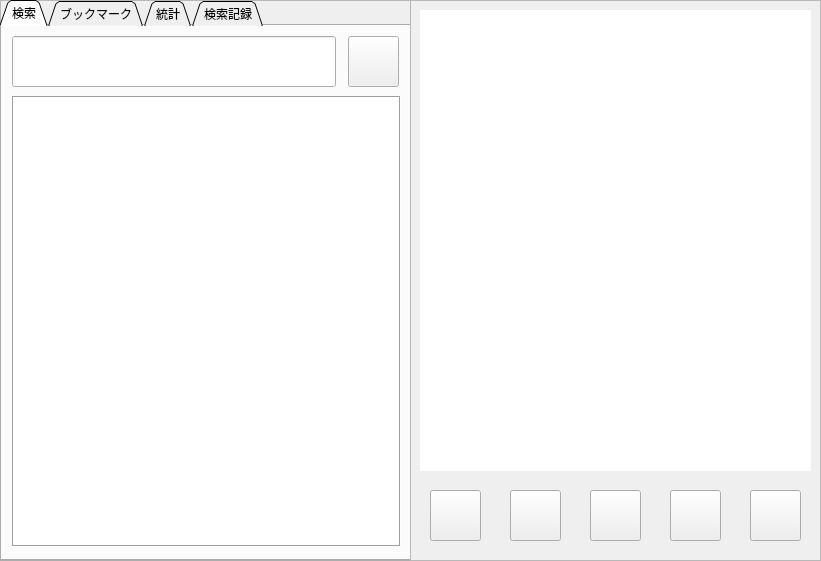
<?xml version="1.0" encoding="UTF-8"?>
<ui version="4.0">
 <class>mainQT</class>
 <widget class="QMainWindow" name="mainQT">
  <property name="geometry">
   <rect>
    <x>0</x>
    <y>0</y>
    <width>821</width>
    <height>561</height>
   </rect>
  </property>
  <property name="windowTitle">
   <string>ポリゴンの切れ</string>
  </property>
  <property name="windowIcon">
   <iconset resource="resource.qrc">
    <normaloff>:/imgs/icon.png</normaloff>:/imgs/icon.png</iconset>
  </property>
  <widget class="QWidget" name="centralwidget">
   <widget class="QWidget" name="verticalLayoutWidget">
    <property name="geometry">
     <rect>
      <x>0</x>
      <y>0</y>
      <width>411</width>
      <height>561</height>
     </rect>
    </property>
    <layout class="QVBoxLayout" name="verticalLayout">
     <item>
      <widget class="QFrame" name="frame">
       <property name="frameShape">
        <enum>QFrame::StyledPanel</enum>
       </property>
       <property name="frameShadow">
        <enum>QFrame::Raised</enum>
       </property>
       <widget class="QTabWidget" name="tab">
        <property name="geometry">
         <rect>
          <x>0</x>
          <y>0</y>
          <width>411</width>
          <height>561</height>
         </rect>
        </property>
        <property name="tabShape">
         <enum>QTabWidget::Triangular</enum>
        </property>
        <property name="currentIndex">
         <number>0</number>
        </property>
        <widget class="QWidget" name="tab_0">
         <attribute name="title">
          <string>検索</string>
         </attribute>
         <widget class="QLineEdit" name="kotoba_line">
          <property name="geometry">
           <rect>
            <x>10</x>
            <y>10</y>
            <width>324</width>
            <height>51</height>
           </rect>
          </property>
          <property name="font">
           <font>
            <pointsize>13</pointsize>
           </font>
          </property>
         </widget>
         <widget class="QPushButton" name="sagasu_btn">
          <property name="geometry">
           <rect>
            <x>346</x>
            <y>10</y>
            <width>51</width>
            <height>51</height>
           </rect>
          </property>
          <property name="text">
           <string/>
          </property>
          <property name="icon">
           <iconset resource="resource.qrc">
            <normaloff>:/imgs/search.png</normaloff>:/imgs/search.png</iconset>
          </property>
          <property name="iconSize">
           <size>
            <width>32</width>
            <height>32</height>
           </size>
          </property>
         </widget>
         <widget class="QListWidget" name="sagasu_list">
          <property name="geometry">
           <rect>
            <x>10</x>
            <y>70</y>
            <width>389</width>
            <height>451</height>
           </rect>
          </property>
          <property name="font">
           <font>
            <pointsize>15</pointsize>
           </font>
          </property>
          <property name="frameShape">
           <enum>QFrame::Box</enum>
          </property>
         </widget>
        </widget>
        <widget class="QWidget" name="tab_1">
         <attribute name="title">
          <string>ブックマーク</string>
         </attribute>
         <widget class="QLCDNumber" name="bookmark_count_lcd">
          <property name="geometry">
           <rect>
            <x>130</x>
            <y>10</y>
            <width>241</width>
            <height>41</height>
           </rect>
          </property>
         </widget>
         <widget class="QPushButton" name="del_book_btn">
          <property name="geometry">
           <rect>
            <x>30</x>
            <y>10</y>
            <width>41</width>
            <height>41</height>
           </rect>
          </property>
          <property name="text">
           <string/>
          </property>
          <property name="icon">
           <iconset resource="resource.qrc">
            <normaloff>:/imgs/del_book.png</normaloff>:/imgs/del_book.png</iconset>
          </property>
          <property name="iconSize">
           <size>
            <width>20</width>
            <height>20</height>
           </size>
          </property>
         </widget>
         <widget class="QListWidget" name="bookmark_list">
          <property name="geometry">
           <rect>
            <x>10</x>
            <y>60</y>
            <width>389</width>
            <height>461</height>
           </rect>
          </property>
          <property name="font">
           <font>
            <pointsize>15</pointsize>
           </font>
          </property>
          <property name="frameShape">
           <enum>QFrame::Box</enum>
          </property>
         </widget>
        </widget>
        <widget class="QWidget" name="tab_2">
         <attribute name="title">
          <string>統計</string>
         </attribute>
         <widget class="QLabel" name="label">
          <property name="geometry">
           <rect>
            <x>110</x>
            <y>20</y>
            <width>171</width>
            <height>21</height>
           </rect>
          </property>
          <property name="text">
           <string>登録された見出し語の数</string>
          </property>
         </widget>
         <widget class="QLCDNumber" name="count_lcd">
          <property name="geometry">
           <rect>
            <x>70</x>
            <y>50</y>
            <width>261</width>
            <height>51</height>
           </rect>
          </property>
         </widget>
         <widget class="QWidget" name="verticalLayoutWidget_4">
          <property name="geometry">
           <rect>
            <x>10</x>
            <y>140</y>
            <width>391</width>
            <height>361</height>
           </rect>
          </property>
          <layout class="QVBoxLayout" name="layer"/>
         </widget>
        </widget>
        <widget class="QWidget" name="tab_3">
         <attribute name="title">
          <string>検索記録</string>
         </attribute>
         <widget class="QPushButton" name="history_reset_btn">
          <property name="geometry">
           <rect>
            <x>340</x>
            <y>480</y>
            <width>51</width>
            <height>41</height>
           </rect>
          </property>
          <property name="text">
           <string/>
          </property>
          <property name="icon">
           <iconset resource="resource.qrc">
            <normaloff>:/imgs/reset.png</normaloff>:/imgs/reset.png</iconset>
          </property>
          <property name="iconSize">
           <size>
            <width>30</width>
            <height>30</height>
           </size>
          </property>
         </widget>
         <widget class="QTextBrowser" name="history_view">
          <property name="geometry">
           <rect>
            <x>10</x>
            <y>10</y>
            <width>389</width>
            <height>461</height>
           </rect>
          </property>
          <property name="font">
           <font>
            <pointsize>13</pointsize>
           </font>
          </property>
          <property name="frameShape">
           <enum>QFrame::Box</enum>
          </property>
         </widget>
        </widget>
       </widget>
      </widget>
     </item>
    </layout>
   </widget>
   <widget class="QWidget" name="verticalLayoutWidget_2">
    <property name="geometry">
     <rect>
      <x>410</x>
      <y>0</y>
      <width>411</width>
      <height>561</height>
     </rect>
    </property>
    <layout class="QVBoxLayout" name="verticalLayout_2">
     <item>
      <widget class="QFrame" name="frame_2">
       <property name="frameShape">
        <enum>QFrame::StyledPanel</enum>
       </property>
       <property name="frameShadow">
        <enum>QFrame::Raised</enum>
       </property>
       <widget class="QTextBrowser" name="naiyou">
        <property name="geometry">
         <rect>
          <x>10</x>
          <y>10</y>
          <width>391</width>
          <height>461</height>
         </rect>
        </property>
        <property name="font">
         <font>
          <pointsize>15</pointsize>
         </font>
        </property>
        <property name="frameShape">
         <enum>QFrame::NoFrame</enum>
        </property>
       </widget>
       <widget class="QPushButton" name="mp3_btn">
        <property name="geometry">
         <rect>
          <x>20</x>
          <y>490</y>
          <width>51</width>
          <height>51</height>
         </rect>
        </property>
        <property name="text">
         <string/>
        </property>
        <property name="icon">
         <iconset resource="resource.qrc">
          <normaloff>:/imgs/mp3.png</normaloff>:/imgs/mp3.png</iconset>
        </property>
        <property name="iconSize">
         <size>
          <width>32</width>
          <height>32</height>
         </size>
        </property>
       </widget>
       <widget class="QPushButton" name="add_book_btn">
        <property name="geometry">
         <rect>
          <x>100</x>
          <y>490</y>
          <width>51</width>
          <height>51</height>
         </rect>
        </property>
        <property name="text">
         <string/>
        </property>
        <property name="icon">
         <iconset resource="resource.qrc">
          <normaloff>:/imgs/bookmarkadd.png</normaloff>:/imgs/bookmarkadd.png</iconset>
        </property>
        <property name="iconSize">
         <size>
          <width>26</width>
          <height>26</height>
         </size>
        </property>
       </widget>
       <widget class="QPushButton" name="add_kotoba_btn">
        <property name="geometry">
         <rect>
          <x>180</x>
          <y>490</y>
          <width>51</width>
          <height>51</height>
         </rect>
        </property>
        <property name="text">
         <string/>
        </property>
        <property name="icon">
         <iconset resource="resource.qrc">
          <normaloff>:/imgs/add.png</normaloff>:/imgs/add.png</iconset>
        </property>
        <property name="iconSize">
         <size>
          <width>36</width>
          <height>36</height>
         </size>
        </property>
       </widget>
       <widget class="QPushButton" name="del_kotoba_btn">
        <property name="geometry">
         <rect>
          <x>340</x>
          <y>490</y>
          <width>51</width>
          <height>51</height>
         </rect>
        </property>
        <property name="text">
         <string/>
        </property>
        <property name="icon">
         <iconset resource="resource.qrc">
          <normaloff>:/imgs/del.png</normaloff>:/imgs/del.png</iconset>
        </property>
        <property name="iconSize">
         <size>
          <width>26</width>
          <height>26</height>
         </size>
        </property>
       </widget>
       <widget class="QPushButton" name="modify_kotoba_btn">
        <property name="geometry">
         <rect>
          <x>260</x>
          <y>490</y>
          <width>51</width>
          <height>51</height>
         </rect>
        </property>
        <property name="text">
         <string/>
        </property>
        <property name="icon">
         <iconset resource="resource.qrc">
          <normaloff>:/imgs/modify.png</normaloff>:/imgs/modify.png</iconset>
        </property>
        <property name="iconSize">
         <size>
          <width>24</width>
          <height>24</height>
         </size>
        </property>
       </widget>
      </widget>
     </item>
    </layout>
   </widget>
  </widget>
 </widget>
 <resources>
  <include location="resource.qrc"/>
 </resources>
 <connections/>
</ui>
